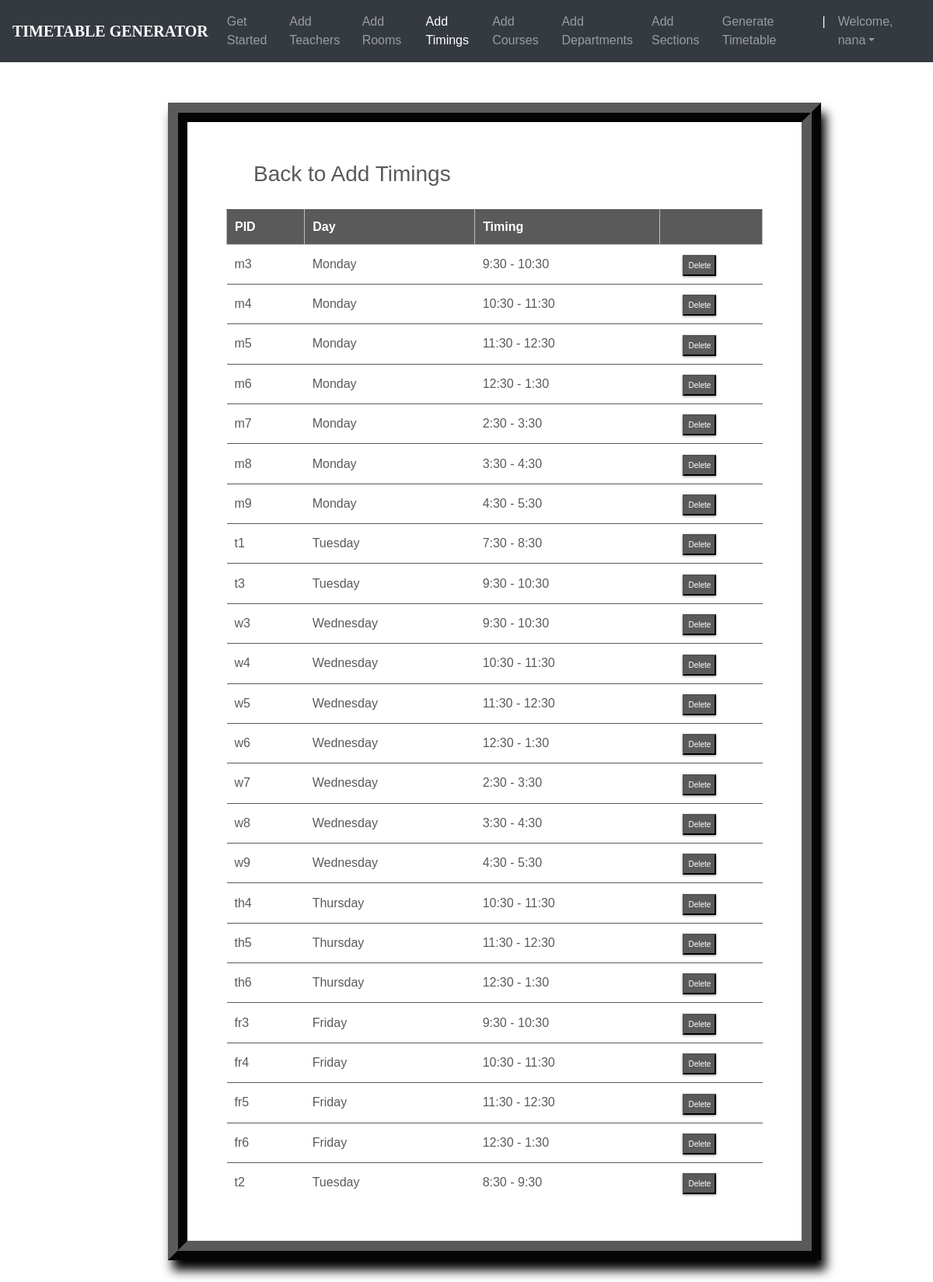
Screenshot of /timings_list/ (signed in) with the database file from the repository.
### ttgen/models.py (models this page shows, shortened)
class MeetingTime(models.Model):
    pid = models.CharField(max_length=4, primary_key=True)
    time = models.CharField(max_length=50, choices=time_slots, default='11:30 - 12:30')
    day = models.CharField(max_length=15, choices=DAYS_OF_WEEK)

### ttgen/views.py (the view)
# urls.py: path('timings_list/', views.meeting_list_view, name='editmeetingtime'),
@login_required
def meeting_list_view(request):
    context = {
        'meeting_times': MeetingTime.objects.all()
    }
    return render(request, 'mtlist.html', context)

### templates/mtlist.html (shortened to what this page needs)
<!DOCTYPE html>
<html lang="en">
<head>
	<link rel="stylesheet" href="https://maxcdn.bootstrapcdn.com/bootstrap/4.0.0/css/bootstrap.min.css">
    <link rel="stylesheet" type="text/css" href="static/css/index.css">
</head>
<body>
        <header>
			<nav class="navbar navbar-expand-md navbar-dark fixed-top bg-dark">
                <a class="navbar-brand" href="#"><b>TIMETABLE GENERATOR</b></a>
                <div class="collapse navbar-collapse" id="navbarCollapse">
                    <ul class="navbar-nav ml-auto">
                    <li class="nav-item">
                        <a class="nav-link" href="{% url 'admindash' %}">Get Started</a>
                    </li>
                    <li class="nav-item">
                        <a class="nav-link" href="{% url 'addInstructors' %}">Add Teachers</a>
                    </li>
                    <li class="nav-item">
                        <a class="nav-link" href="{% url 'addRooms' %}">Add Rooms</a>
                    </li>
                    <li class="nav-item active">
		                <a class="nav-link" href="{% url 'addTimings' %}">Add Timings</a>
		            </li>
                    <li class="nav-item">
                        <a class="nav-link" href="{% url 'addCourses' %}">Add Courses</a>
                    </li>
                    <li class="nav-item">
			            <a class="nav-link" href="{% url 'addDepts' %}">Add Departments</a>
		            </li>
					<li class="nav-item">
			            <a class="nav-link" href="{% url 'addSections' %}">Add Sections</a>
		            </li>
					<li class="nav-item">
			            <a class="nav-link" href="{% url 'generate' %}">Generate Timetable</a>
		            </li>
					<li class="nav-item active">
			            <a class="nav-link">|</a>
		            </li>
                    <li class="nav-item dropdown">
		                <a class="nav-link dropdown-toggle" href="#" id="dropdown03" data-toggle="dropdown" aria-haspopup="true" aria-expanded="false">Welcome, {{ user.first_name }}</a>
		            </li>
                    </ul>
                </div>
            </nav>
        </header>
		<br><br>
        {%block content%}
        {% load static %}
        <fieldset class="fieldset">
    <a href="{% url 'addTimings'%}"><h1 class="tablink" onclick="openPage('new')" id="defaultOpen">Back to Add Timings</h1></a>
    <div class="tabcontent" id="edit">
			<table class="table1">
				<thead>
				<tr class="table-headers">
				<th>PID</th>
				<th>Day</th>
				<th>Timing</th>
				<th  class="empty"></th>
				</tr>
				</thead>
				<tbody>
				{% for mt in meeting_times %}
				<tr>
				 <td>{{mt.pid}}</td>
				 <td>{{mt.day}}</td>
				 <td>{{mt.time}}</td>
				 <td class="empty">
					<form action="{% url 'deletemeetingtime' mt.pid %}" method="post">
						<input type="submit" value="Delete" class="cross">
					</form>
				 </td>
				 </tr>
				{% endfor %}
				</tbody>
			</table>
		</div>
</fieldset>
{% endblock %}

### static/css/index.css (style rules this page uses)
body { padding-top: 3rem; padding-bottom: 3rem; color: #5a5a5a; font-family: 'Poppins', sans-serif; overflow-x: hidden; }
nav { font-family: sans-serif; }
.navbar-brand { font-size: 20px; font-family: Georgia, 'Times New Roman', Times, serif; }

### templates/mtlist.html (style rules this page uses)
nav { font-family: sans-serif; }
.navbar-brand { font-size: 20px; font-family: Georgia, 'Times New Roman', Times, serif; }
* { margin: 0; padding: 0; box-sizing: border-box; }
html { scroll-behavior: smooth; }
a { text-decoration:none; }
form { margin-top: 3%; margin-left: 18%; margin-right: 12%; }
fieldset h1 { color: #5a5a5a; padding-bottom: 20px; margin-left: 35px; display: inline-block; cursor: pointer; font-size: 28px; }
fieldset input { padding:8px; color: #938c8c }
.table2 td, th { border: 1px solid rgb(190,190,190); padding: 10px 20px; }
.table1 { width: 100%; border-collapse: collapse; text-align: left; overflow: hidden; }
.table1 td, th { border-top: 1px solid #5a5a5a; padding: 10px; }
.table1 th { background-color: #5a5a5a; color: #fff; }
.cross { font-size:10px; box-shadow: 0px 1px 3px 0px #9e9292; padding: 4px 5px; color: #fff; background-color: #5a5a5a; cursor: pointer; }
.fieldset { margin-top: 3%; margin-left: 18%; margin-right: 12%; padding: 50px; border-width: 25px; border-style: ridge; border-color: #5a5a5a; box-shadow: 6px 13px 13px 0px black; background-color: #fff; }

### rows the page displays
MeetingTime: pid "m3", day "Monday", time "9:30 - 10:30"
MeetingTime: pid "m4", day "Monday", time "10:30 - 11:30"
MeetingTime: pid "m5", day "Monday", time "11:30 - 12:30"
MeetingTime: pid "m6", day "Monday", time "12:30 - 1:30"
MeetingTime: pid "m7", day "Monday", time "2:30 - 3:30"
MeetingTime: pid "m8", day "Monday", time "3:30 - 4:30"
MeetingTime: pid "m9", day "Monday", time "4:30 - 5:30"
MeetingTime: pid "t1", day "Tuesday", time "7:30 - 8:30"
MeetingTime: pid "t3", day "Tuesday", time "9:30 - 10:30"
MeetingTime: pid "w3", day "Wednesday", time "9:30 - 10:30"
MeetingTime: pid "w4", day "Wednesday", time "10:30 - 11:30"
MeetingTime: pid "w5", day "Wednesday", time "11:30 - 12:30"
MeetingTime: pid "w6", day "Wednesday", time "12:30 - 1:30"
MeetingTime: pid "w7", day "Wednesday", time "2:30 - 3:30"
MeetingTime: pid "w8", day "Wednesday", time "3:30 - 4:30"
MeetingTime: pid "w9", day "Wednesday", time "4:30 - 5:30"
MeetingTime: pid "th4", day "Thursday", time "10:30 - 11:30"
MeetingTime: pid "th5", day "Thursday", time "11:30 - 12:30"
MeetingTime: pid "th6", day "Thursday", time "12:30 - 1:30"
MeetingTime: pid "fr3", day "Friday", time "9:30 - 10:30"
MeetingTime: pid "fr4", day "Friday", time "10:30 - 11:30"
MeetingTime: pid "fr5", day "Friday", time "11:30 - 12:30"
MeetingTime: pid "fr6", day "Friday", time "12:30 - 1:30"
MeetingTime: pid "t2", day "Tuesday", time "8:30 - 9:30"

### other values shown
{{ user.first_name }} "nana"
